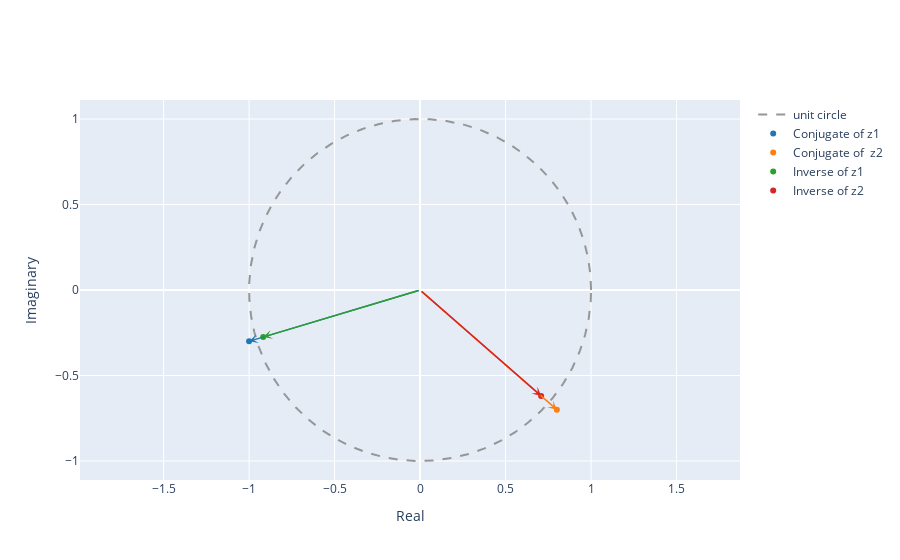

The cell this chart's notebook holds for it:
### Markdown cell above
1.2. Compute the conjugate z* and the inverse 1/z for both $z_1$ and $z_2$ and plot the results as vectors in the complex plane.

### Code cell
# The conjugate of a complex number z= a+ bi is z*= a-bi 
zconjugate1= np.conjugate(z1)
zconjugate2= np.conjugate(z2)
#For calculating the inverse =1/z
zinverse1= 1/z1
zinverse2=1/z2
plot_complex([zconjugate1, zconjugate2, zinverse1,zinverse2], name=['Conjugate of z1', 'Conjugate of  z2', 'Inverse of z1','Inverse of z2'])

### Figure 1 — Plotly figure (JSON) as saved in the notebook; plotly's stock layout.template omitted (floating-point values rounded to 4 significant figures; data arrays with more than 128 entries replaced by an {"elided": "..."} marker saying what was removed)
{"data": [{"line": {"color": "rgb(150,150,150)", "dash": "dash", "shape": "linear"}, "mode": "lines", "name": "unit circle", "type": "scatter", "x": {"elided": "1000 float values"}, "y": {"elided": "1000 float values"}}, {"marker": {"color": "#1f77b4"}, "mode": "markers", "name": "Conjugate of z1", "type": "scatter", "x": [-1], "y": [-0.3]}, {"marker": {"color": "#ff7f0e"}, "mode": "markers", "name": "Conjugate of  z2", "type": "scatter", "x": [0.8], "y": [-0.7]}, {"marker": {"color": "#2ca02c"}, "mode": "markers", "name": "Inverse of z1", "type": "scatter", "x": [-0.9174], "y": [-0.2752]}, {"marker": {"color": "#d62728"}, "mode": "markers", "name": "Inverse of z2", "type": "scatter", "x": [0.708], "y": [-0.6195]}], "layout": {"annotations": [{"arrowcolor": "#1f77b4", "arrowhead": 3, "arrowwidth": 1.5, "ax": 0, "axref": "x", "ay": 0, "ayref": "y", "showarrow": true, "text": "", "x": -1, "y": -0.3}, {"arrowcolor": "#ff7f0e", "arrowhead": 3, "arrowwidth": 1.5, "ax": 0, "axref": "x", "ay": 0, "ayref": "y", "showarrow": true, "text": "", "x": 0.8, "y": -0.7}, {"arrowcolor": "#2ca02c", "arrowhead": 3, "arrowwidth": 1.5, "ax": 0, "axref": "x", "ay": 0, "ayref": "y", "showarrow": true, "text": "", "x": -0.9174, "y": -0.2752}, {"arrowcolor": "#d62728", "arrowhead": 3, "arrowwidth": 1.5, "ax": 0, "axref": "x", "ay": 0, "ayref": "y", "showarrow": true, "text": "", "x": 0.708, "y": -0.6195}], "xaxis": {"title": {"text": "Real"}}, "yaxis": {"scaleanchor": "x", "scaleratio": 1, "title": {"text": "Imaginary"}}}}
